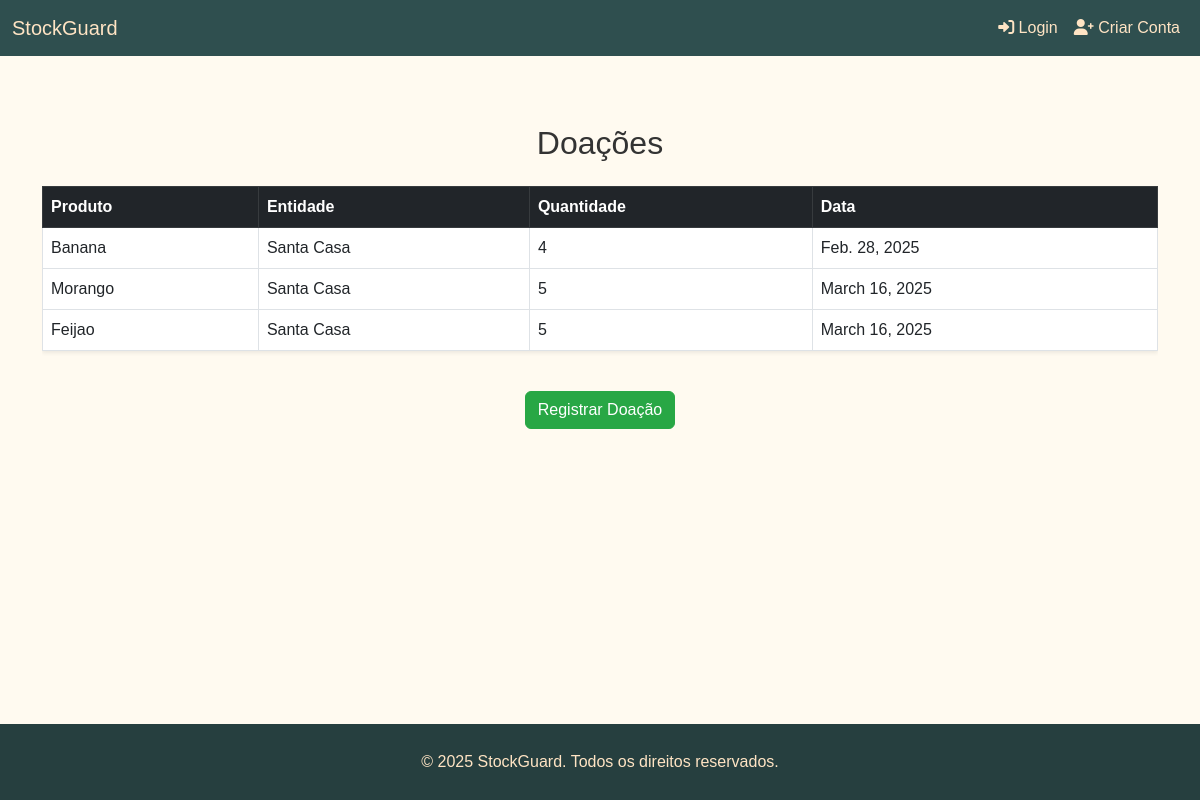
Page /doacoes/ on the earlier database version.
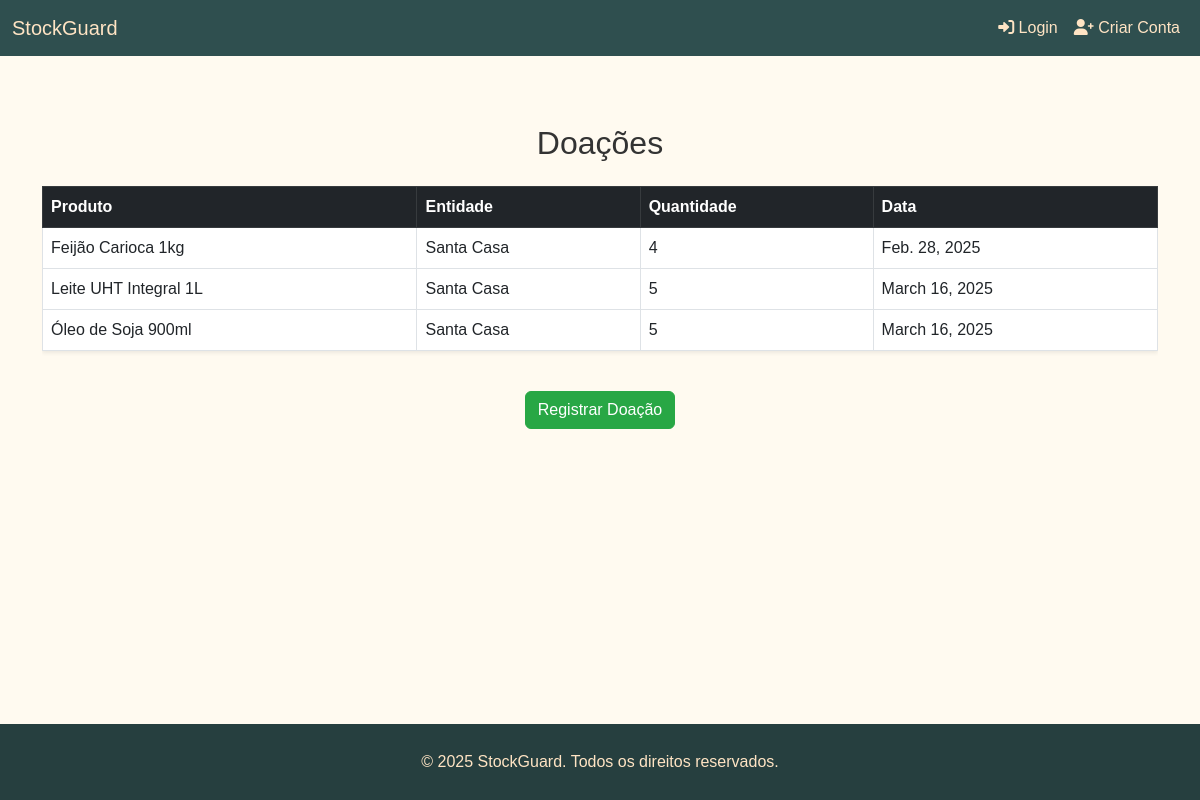
Same page on the later database version.
### doacoes/models.py (models this page shows, shortened)
class Doacao(models.Model):
    produto = models.ForeignKey(Produto, on_delete=models.CASCADE)
    entidade = models.ForeignKey(EntidadeParceira, on_delete=models.CASCADE)
    quantidade = models.IntegerField()
    data_doacao = models.DateField(auto_now_add=True)

class EntidadeParceira(models.Model):
    nome = models.CharField(max_length=100)
    endereco = models.CharField(max_length=200)
    telefone = models.CharField(max_length=20)

### estoque/models.py (models this page shows, shortened)
class Produto(models.Model):
    nome = models.CharField(max_length=100)
    categoria = models.CharField(max_length=50)
    validade = models.DateField()
    quantidade = models.IntegerField()
    fornecedor = models.CharField(max_length=100)
    preco_unitario = models.DecimalField(max_digits=10, decimal_places=2, default=0.0)

### doacoes/views.py (the view)
# urls.py: path('', views.lista_doacoes, name='lista_doacoes'),
def lista_doacoes(request):
    doacoes = Doacao.objects.all()
    return render(request, 'doacoes/lista_doacoes.html', {'doacoes': doacoes})

### templates/doacoes/lista_doacoes.html
{% extends 'base.html' %}
{% block content %}
<div class="container mt-5">
    <h2 class="text-center mb-4">Doações</h2>
    <div class="table-responsive">
        <table class="table table-hover table-bordered shadow-sm">
            <thead class="table-dark">
                <tr>
                    <th>Produto</th>
                    <th>Entidade</th>
                    <th>Quantidade</th>
                    <th>Data</th>
                </tr>
            </thead>
            <tbody>
                {% for doacao in doacoes %}
                <tr>
                    <td>{{ doacao.produto.nome }}</td>
                    <td>{{ doacao.entidade.nome }}</td>
                    <td>{{ doacao.quantidade }}</td>
                    <td>{{ doacao.data_doacao }}</td>
                </tr>
                {% endfor %}
            </tbody>
        </table>
    </div>
    <div class="text-center mt-4">
        <a href="{% url 'adicionar_doacao' %}" class="btn btn-success">Registrar Doação</a>
    </div>
</div>
{% endblock %}

Differences in the rows shown:
changed through a linked row, Doacao: produto.nome "Banana" → "Feijão Carioca 1kg"
changed through a linked row, Doacao: produto.nome "Morango" → "Leite UHT Integral 1L"
changed through a linked row, Doacao: produto.nome "Feijao" → "Óleo de Soja 900ml"
